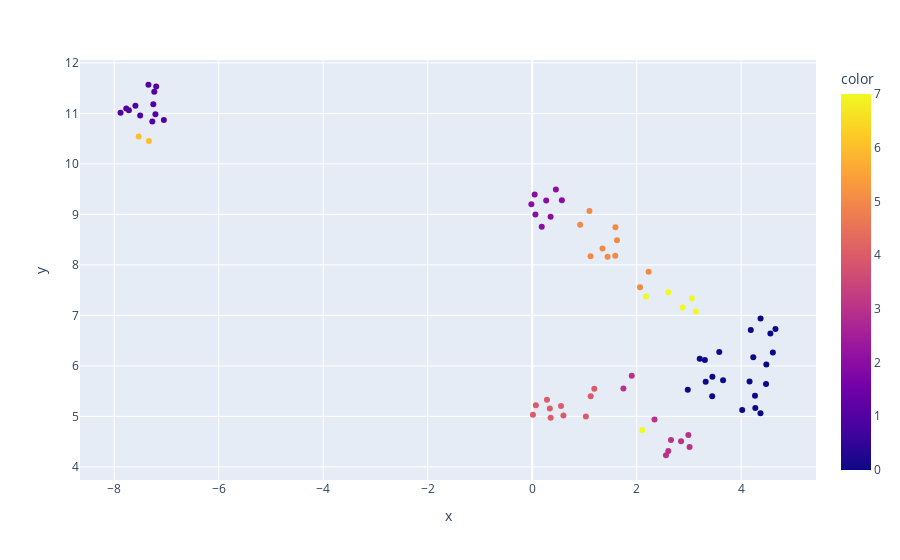

The notebook cell this image was saved under:
### Code cell
#Visualize Cluster
fig = px.scatter(x=embeddings_2d[:, 0], y=embeddings_2d[:, 1], color=kmeans.labels_)
fig.show()
